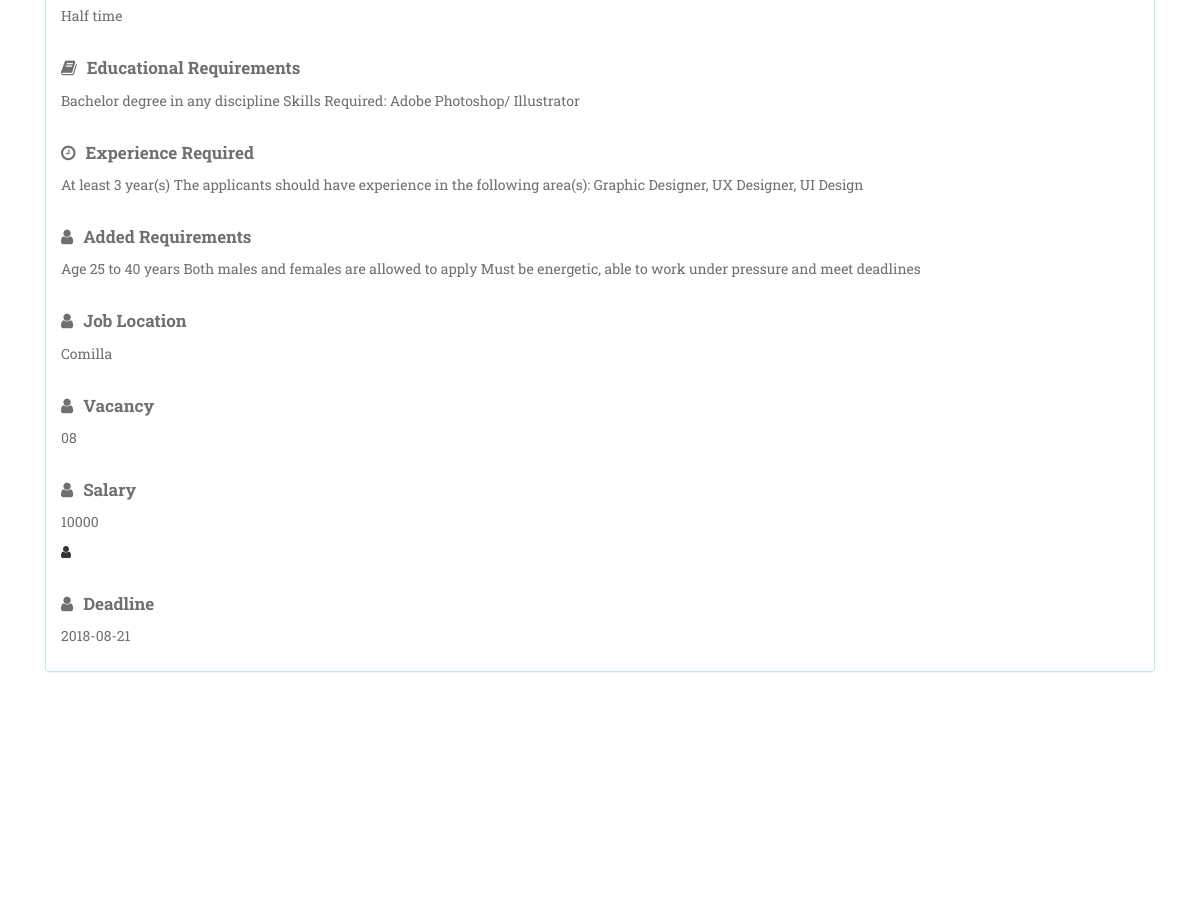
The page /singleJob.php?id=3 (middle part) on the database as committed earlier.
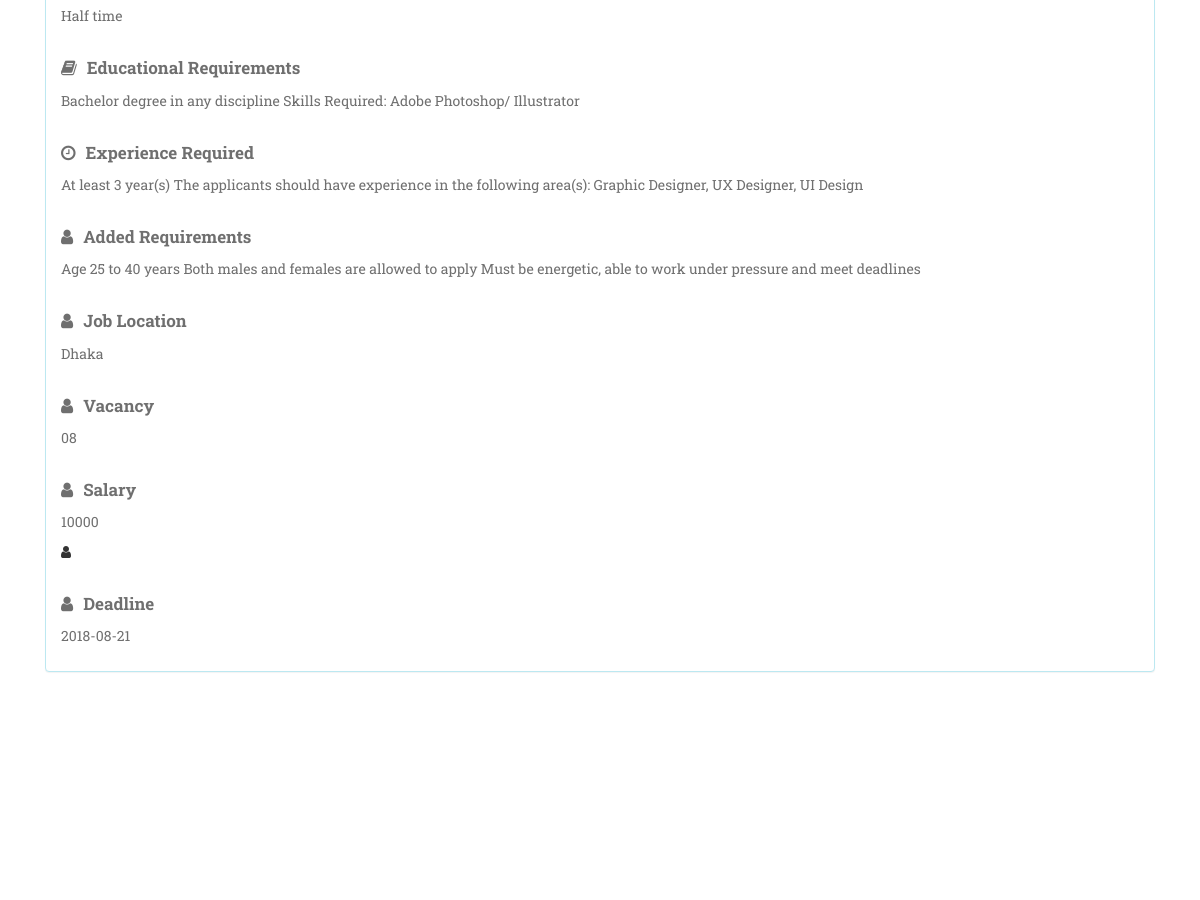
The same page on the database as committed later.
### tables this page shows
CREATE TABLE `jobpost` (
  `id` int(11) NOT NULL,
  `title` text NOT NULL,
  `empId` int(11) NOT NULL,
  `companyName` varchar(32) NOT NULL,
  `vacancy` varchar(10) NOT NULL,
  `context` text NOT NULL,
  `description` text NOT NULL,
  `empStatus` varchar(10) NOT NULL,
  `eduRequirement` text NOT NULL,
  `expRequirement` text NOT NULL,
  `addRequirement` text NOT NULL,
  `jobLocation` text NOT NULL,
  `salary` int(10) NOT NULL,
  `degree` varchar(32) NOT NULL,
  `browseCatg` varchar(32) NOT NULL,
  `postTime` date NOT NULL,
  `expDate` date DEFAULT NULL,
  `deletedAt` timestamp NULL DEFAULT NULL
);

### singleJob.php (the view, shortened to what this page needs)
<?php
    $id = $_GET['id'];
    include "includes/header.php";
?>
<div class="container">
        <?php
            require 'config.php';
            $statement="select * from jobpost where id='$id'";
            $result = mysqli_query($conn, $statement);
            if (mysqli_num_rows($result) > 0)
            {
                while($row = mysqli_fetch_assoc($result))
                {
                    $vacancy = $row['vacancy'];
                    $empStatus = $row['empStatus'];
                    $eduRequirement = $row['eduRequirement'];
                    $expRequirement = $row['expRequirement'];
                    $addRequirement = $row['addRequirement'];
                    $jobLocation = $row['jobLocation'];
                    $salary = $row['salary'];
                    $expDate = $row['expDate'];
                }
            }
            else
            {
                echo "Nothing found in db";
            }
        ?>
        <div class="col-sm-12">
        <div class="panel-group">
           <div class="panel panel-info">
               <div class="panel-body">
                   <p><?php echo $empStatus ?></p>
                   <p class = "singlePost"><i class="fa fa-book" aria-hidden="true"></i><b>Educational Requirements</b></p>
                   <p><?php echo $eduRequirement ?></p>
                   <p class = "singlePost"><i class="fa fa-clock-o" aria-hidden="true"></i><b>Experience Required</b></p>
                   <p><?php echo $expRequirement ?></p>
                   <p class = "singlePost"><i class="fa fa-user" aria-hidden="true"></i><b>Added Requirements</b></p>
                   <p><?php echo $addRequirement ?></p>
                   <p class = "singlePost"><i class="fa fa-user" aria-hidden="true"></i><b>Job Location</b></p>
                   <p><?php echo $jobLocation ?></p>
                   <p class = "singlePost"><i class="fa fa-user" aria-hidden="true"></i><b>Vacancy</b></p>
                   <p><?php echo $vacancy ?></p>
                   <p class = "singlePost"><i class="fa fa-user" aria-hidden="true"></i><b>Salary</b></p>
                   <p><?php echo $salary ?></p>
                   <i class="fa fa-user" aria-hidden="true"></i><p class = "singlePost"><i class="fa fa-user" aria-hidden="true"></i><b>Deadline</b></p>
                   <p><?php echo $expDate ?></p>
               </div>
           </div>
        </div>
       </div>
</div>
    <?php include "includes/footer.php" ?>

Rows that differ between the two databases and show on the page:
changed jobpost "Half time": jobLocation "Comilla" → "Dhaka"
